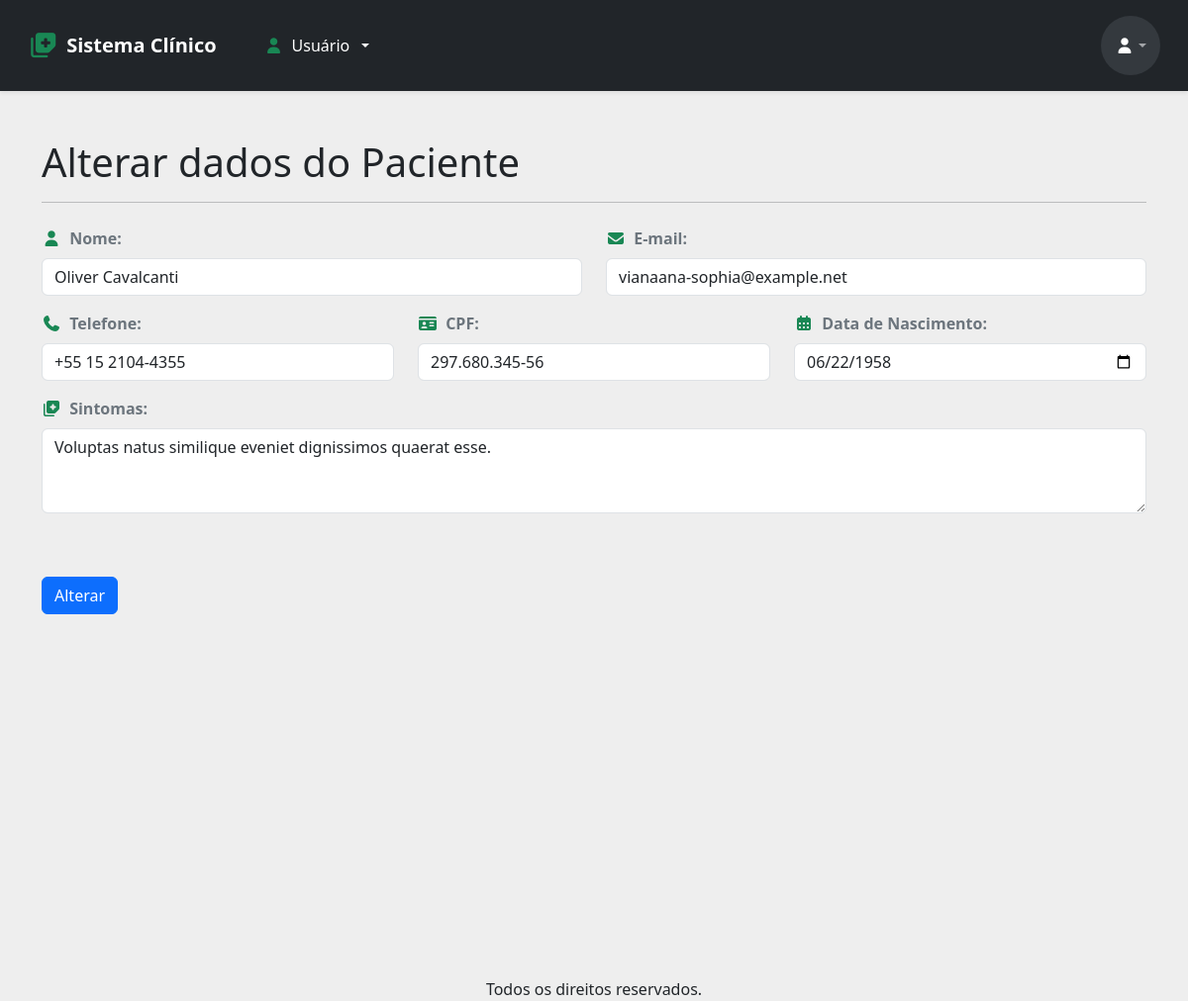
/alterarPaciente/160 (signed in), run on the app's committed database.
### apps/crud/models.py (models this page shows, shortened)
class Paciente(models.Model):
    codigo_paciente = models.AutoField(primary_key=True)
    nome = models.CharField(null=False, blank=False)
    cpf = models.CharField(max_length=14, unique=True, null=False, blank=False)
    email = models.EmailField(unique=True, null=False, blank=False)
    telefone = models.CharField(max_length=15, null=False, blank=False)
    data_nascimento = models.DateField(null=False, blank=False)
    sintomas = models.TextField(null=True, blank=True)

### apps/crud/views.py (the view)
# urls.py: path('alterarPaciente/<int:codigo_paciente>', views.alterar_paciente, name='alterar_paciente'),
@login_required
def alterar_paciente(request,codigo_paciente):
    paciente = Paciente.objects.get(codigo_paciente=codigo_paciente)
    if request.method == 'POST':
        form = PacienteForm(request.POST, instance=paciente)
        if form.is_valid():
            form.save()
            return redirect('index')
    else:
        form = PacienteForm(instance=paciente)
    return render(request, 'alterar_dados.html',{
        'form':form,
        'paciente':paciente,
    })

### apps/crud/templates/alterar_dados.html (shortened to what this page needs)
{% extends 'base-crud.html' %}
{% load static %}
{% block content %}
<h1 class="mt-5">
    Alterar dados do Paciente
</h1>
<hr>
<form action="{% url 'alterar_paciente' paciente.codigo_paciente %}" method="POST">
    {% include 'includes/form.html' %}
    <div class="d-flex justify-content-start mt-5 mb-5">
        <button type="submit" class="btn btn-primary">Alterar</button>
    </div>
</form>
{% endblock %}

### apps/crud/templates/includes/form.html (shortened to what this page needs)
<div class="row mt-4">
    <div class="col-12 col-md-6 mb-3">
        <label for="{{ form.nome.id_for_label }}" class="form-label fw-semibold text-secondary">
            <i class="fa-solid fa-user me-1 text-success"></i> Nome:
        </label>
        {{ form.nome }}
    </div>
    <div class="col-12 col-md-6 mb-3">
        <label for="{{ form.email.id_for_label }}" class="form-label fw-semibold text-secondary">
            <i class="fa-solid fa-envelope me-1 text-success"></i> E-mail:
        </label>
        {{ form.email }}
    </div>
    <div class="col-12 col-md-6 col-lg-4 mb-3">
        <label for="{{ form.telefone.id_for_label }}" class="form-label fw-semibold text-secondary">
            <i class="fa-solid fa-phone me-1 text-success"></i> Telefone:
        </label>
        {{ form.telefone }}
    </div>
    <div class="col-12 col-md-6 col-lg-4 mb-3">
        <label for="{{ form.cpf.id_for_label }}" class="form-label fw-semibold text-secondary">
            <i class="fa-solid fa-id-card me-1 text-success"></i> CPF:
        </label>
        {{ form.cpf }}
    </div>
    <div class="col-12 col-md-6 col-lg-4 mb-3">
        <label for="{{ form.data_nascimento.id_for_label }}" class="form-label fw-semibold text-secondary">
            <i class="fa-solid fa-calendar-days me-1 text-success"></i> Data de Nascimento:
        </label>
        {{ form.data_nascimento }}
    </div>
    <div class="col-12 mb-3">
        <label for="{{ form.sintomas.id_for_label }}" class="form-label fw-semibold text-secondary">
            <i class="fa-solid fa-notes-medical me-1 text-success"></i> Sintomas:
        </label>
        {{ form.sintomas }}
    </div>
</div>

### data on the page
Paciente: nome "Oliver Cavalcanti", email "vianaana-sophia@example.net", telefone "+55 15 2104-4355", cpf "297.680.345-56", data_nascimento "06/22/1958", sintomas "Voluptas natus similique eveniet dignissimos quaerat esse."
